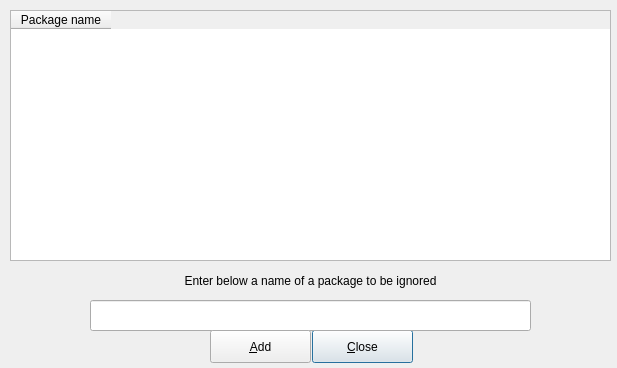
<?xml version="1.0" encoding="UTF-8"?>
<ui version="4.0">
 <class>ignorepackagelist</class>
 <widget class="QDialog" name="ignorepackagelist">
  <property name="geometry">
   <rect>
    <x>0</x>
    <y>0</y>
    <width>617</width>
    <height>368</height>
   </rect>
  </property>
  <property name="windowTitle">
   <string>Dialog</string>
  </property>
  <widget class="QTableWidget" name="tableWidget">
   <property name="geometry">
    <rect>
     <x>10</x>
     <y>10</y>
     <width>601</width>
     <height>251</height>
    </rect>
   </property>
   <property name="selectionMode">
    <enum>QAbstractItemView::NoSelection</enum>
   </property>
   <property name="selectionBehavior">
    <enum>QAbstractItemView::SelectItems</enum>
   </property>
   <column>
    <property name="text">
     <string>Package name</string>
    </property>
   </column>
  </widget>
  <widget class="QPushButton" name="pbClose">
   <property name="geometry">
    <rect>
     <x>312</x>
     <y>330</y>
     <width>101</width>
     <height>33</height>
    </rect>
   </property>
   <property name="text">
    <string>&amp;Close</string>
   </property>
  </widget>
  <widget class="QLineEdit" name="lineEdit">
   <property name="geometry">
    <rect>
     <x>90</x>
     <y>300</y>
     <width>441</width>
     <height>31</height>
    </rect>
   </property>
  </widget>
  <widget class="QLabel" name="label">
   <property name="geometry">
    <rect>
     <x>10</x>
     <y>260</y>
     <width>601</width>
     <height>41</height>
    </rect>
   </property>
   <property name="text">
    <string>Enter below a name of a package to be ignored</string>
   </property>
   <property name="alignment">
    <set>Qt::AlignCenter</set>
   </property>
  </widget>
  <widget class="QPushButton" name="pbAdd">
   <property name="geometry">
    <rect>
     <x>210</x>
     <y>330</y>
     <width>101</width>
     <height>33</height>
    </rect>
   </property>
   <property name="text">
    <string>&amp;Add</string>
   </property>
  </widget>
 </widget>
 <resources/>
 <connections/>
</ui>
